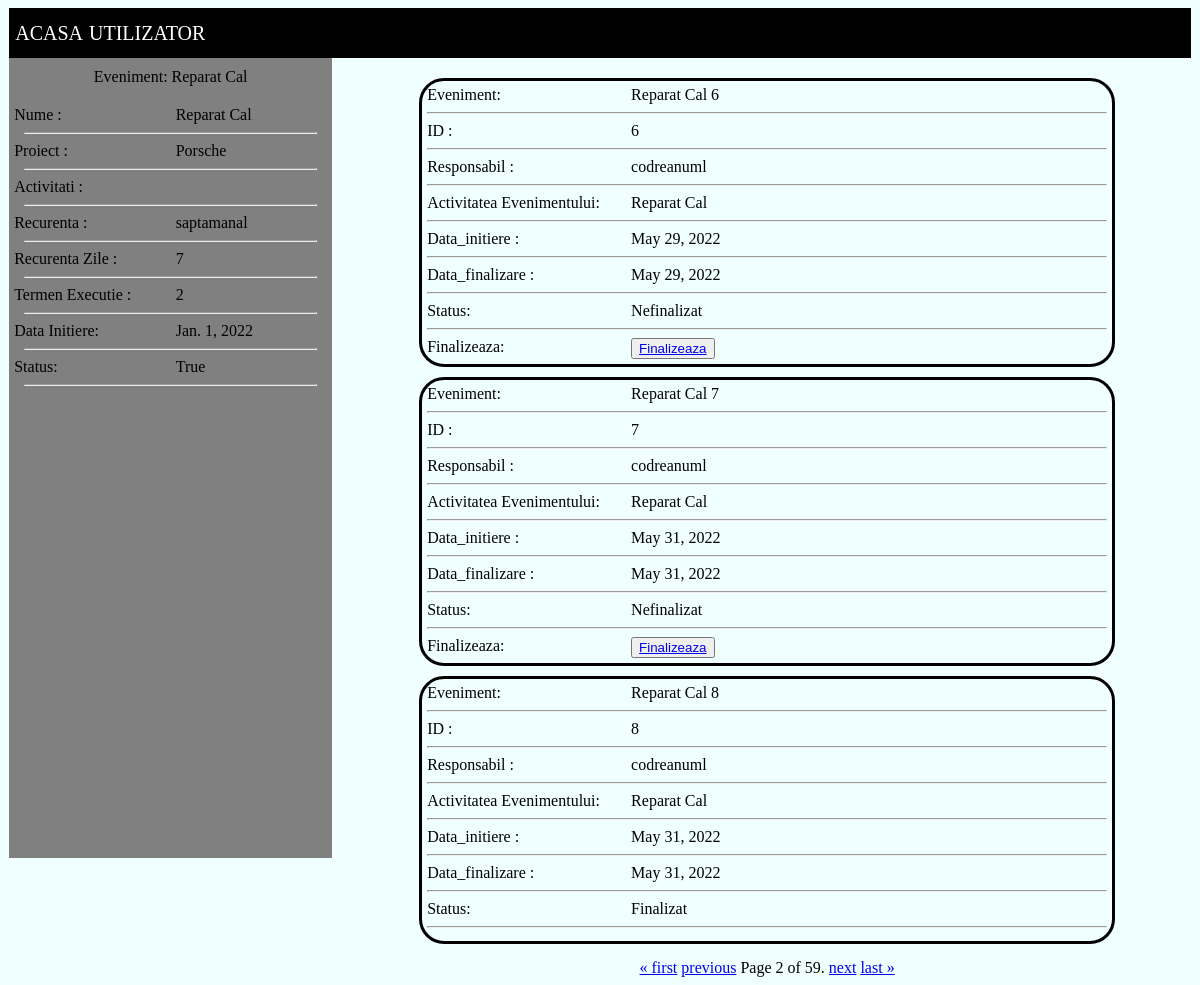
Screenshot of /events/eveniment_template/2/?page=2 (signed in) with the database file from the repository.
### EVENTS/models.py (models this page shows)
class Eveniment_Template(models.Model):
	nume = models.CharField(max_length=100)
	proiect=models.ForeignKey(Proiect,related_name='evenimente',on_delete=models.CASCADE)
	activitati_necesare=models.TextField(max_length=300)
	CHOICES=[('saptamanal', 'saptamanal') , ('lunar','lunar') , ('anual','anual') , ('2ani','2ani') ]
	recurenenta=models.CharField(choices=CHOICES,max_length=100)
	recurenenta_zile=models.IntegerField()
	zile_executie=models.IntegerField()
	an_choice=[(2022,2022),(2023,2023),(2024,2024),(2025,2025),(2026,2026),]
	luna_choice=[(1,1),(2,2),(3,3),(4,4),(5,5),(6,6),(7,7),(8,8),(9,9),(10,10),(11,11),(12,12)]
	zi_choice=[(1,1),(2,2),(3,3),(4,4),(5,5),(6,6),(7,7),(8,8),(9,9),(10,10),(11,11),(12,12),(13,13),(14,14),(15,15),(16,16),(17,17),(18,18),(19,19),(20,20),(21,21),(22,22),(23,23),(24,24),(25,25),(26,26),(27,27),(28,28)]
	an_incepere=models.IntegerField(choices=an_choice)
	luna_incepere=models.IntegerField(choices=luna_choice)
	zi_incepere=models.IntegerField(choices=zi_choice)
	data_initiere=models.DateField(null=True)
	status=models.BooleanField()
	def __str__(self):
		return self.nume

class Eveniment(models.Model):
	responsabil=models.ForeignKey(User,related_name='eveniment_inst',on_delete=models.CASCADE)
	eveniment_template=models.ForeignKey(Eveniment_Template,related_name='eveniment_obj',on_delete=models.CASCADE)
	data_initiere=models.DateField()
	data_finalizare=models.DateField(blank=True)
	status=models.BooleanField() # 1 deschis si nefinalizat 2 deschis si finalizat
	class Meta :
		ordering=['data_finalizare']

### PROJECTS/models.py (models this page shows)
class Proiect (models.Model):
	nume=models.CharField(max_length=30,unique=True)
	id_proiect=models.IntegerField(unique=True)
	descriere=models.CharField(max_length=100)
	def __str__(self):
		return self.nume

### EVENTS/views.py (the view)
# urls.py: path('eveniment_template/<int:eveniment_pk>/',EVENTS_VIEWS.detalii_eveniment_template,name='detalii_eveniment_template'),
@login_required
def detalii_eveniment_template(request,eveniment_pk):
	eveniment_querry=Eveniment_Template.objects.get(pk=eveniment_pk)
	eveniment_querry_instances_req=Eveniment.objects.filter(eveniment_template=eveniment_querry)
	paginator = Paginator(eveniment_querry_instances_req, 3) # Show 25 contacts per page.
	page_number = request.GET.get('page')
	eveniment_querry_instances = paginator.get_page(page_number)
	return render(request,'EVENTS/datalii_eveniment_template.html',{'eveniment':eveniment_querry,'evenimente_instance':eveniment_querry_instances})

### templates/EVENTS/datalii_eveniment_template.html (shortened to what this page needs)
{% extends 'EVENTS/template.html' %}
{% block content %}
<div class="container_detalii_eveniment">
<div class="container_left_detalii_eveniment">
    <div class="nume">Eveniment: {{eveniment.nume}}</div>
    	<div class="row">
			<div class="col_nume">Nume : </div>
			<div class="col_nume_val">{{eveniment.nume}}</div>
		</div>
		<hr/>
		<div class="row">
			<div class="col_nume">Proiect : </div>
			<div class="col_nume_val">{{eveniment.proiect}}</div>
		</div>
		<hr/>
		<div class="row">
			<div class="col_nume">Activitati : </div>
		</div>
		<hr/>
		<div class="row">
			<div class="col_nume">Recurenta : </div>
			<div class="col_nume_val">{{eveniment.recurenenta}}</div>
		</div>
		<hr/>
		<div class="row">
			<div class="col_nume">Recurenta Zile : </div>
			<div class="col_nume_val">{{eveniment.recurenenta_zile}}</div>
		</div>
		<hr/>
		<div class="row">
			<div class="col_nume">Termen Executie : </div>
			<div class="col_nume_val">{{eveniment.zile_executie}}</div>
		</div>
		<hr/>
		<div class="row">
			<div class="col_nume">Data Initiere: </div>
			<div class="col_nume_val">{{eveniment.data_initiere}}</div>
		</div>
		<hr/>
		<div class="row">
			<div class="col_nume">Status: </div>
			<div class="col_nume_val">{{eveniment.status}}</div>
		</div>
		<hr/>
</div>
<div class="container_right_detalii_eveniment">
{% for eveniment in evenimente_instance %}
    <div class="container_prezentare_eveniment">
        <div class="row">
            <div class="col_nume">Eveniment:  </div>
            <div class="col_nume_val">{{eveniment.eveniment_template}} {{eveniment.pk}} </div>
        </div>
        <hr/>
        <div class="row">
            <div class="col_nume">ID : </div>
            <div class="col_nume_val">{{eveniment.pk}}</div>
        </div>
        <hr/>
        <div class="row">
            <div class="col_nume">Responsabil : </div>
            <div class="col_nume_val">{{eveniment.responsabil}}</div>
        </div>
        <hr/>
        <div class="row">
            <div class="col_nume">Activitatea Evenimentului: </div>
            <div class="col_nume_val">{{eveniment.eveniment_template}}</div>
        </div>
        <hr/>
        <div class="row">
            <div class="col_nume">Data_initiere : </div>
            <div class="col_nume_val">{{eveniment.data_initiere}}</div>
        </div>
        <hr/>
        <div class="row">
            <div class="col_nume">Data_finalizare : </div>
            <div class="col_nume_val">{{eveniment.data_finalizare}}</div>
        </div>
        <hr/>
         <div class="row">
            <div class="col_nume">Status: </div>
            {% if eveniment.status == 0 %}
            <div class="col_nume_val">Nefinalizat</div>
            {% else %}
            <div class="col_nume_val">Finalizat</div>
            {% endif %}
        </div>
        <hr/>
        {% if eveniment.status == 0 %}
        <div class="row">
            <div class="col_nume">Finalizeaza:</div>
        <div class="col_nume_val">
                <button class="button_finalizeaza" ><a href="{% url 'EVENTS:finalizeaza_eveniment' eveniment.pk %}" >Finalizeaza</a></button>
        </div>
        </div>
         {% endif %}
</div>
{% endfor %}
<div class="pagination">
    <span class="step-links">
        {% if evenimente_instance.has_previous %}
            <a href="?page=1">&laquo; first</a>
            <a href="?page={{ evenimente_instance.previous_page_number }}">previous</a>
        {% endif %}
        <span class="current">
            Page {{ evenimente_instance.number }} of {{ evenimente_instance.paginator.num_pages }}.
        </span>
        {% if evenimente_instance.has_next %}
            <a href="?page={{ evenimente_instance.next_page_number }}">next</a>
            <a href="?page={{ evenimente_instance.paginator.num_pages }}">last &raquo;</a>
        {% endif %}
    </span>
</div>
</div>
</div>
{% endblock %}

### static/css/EVENTS/style.css (style rules this page uses)
body { background-color: #F0FFFF; }
.container_detalii_eveniment { display: flex; flex-direction: row; font-size: 16px; }
.container_left_detalii_eveniment { margin-left: 0.1vw; height: 100vh; width: 450px; background-color: grey; display: flex; flex-direction: column; }
.container_left_detalii_eveniment .nume { margin-top: 10px; width: 100%; display: flex; justify-content: center; margin-bottom: 20px; }
.container_left_detalii_eveniment .row { width: 100%; display: flex; justify-content:center; align-items: center; margin-left: 5px; }
.container_left_detalii_eveniment .row .col_nume { width: 50%; display: flex; justify-content:left; align-items: center; }
.container_left_detalii_eveniment .row .col_nume_val { width: 50%; display: flex; justify-content:left; align-items: center; }
.container_left_detalii_eveniment hr { width: 90%; }
.container_right_detalii_eveniment { width: 100%; margin-top: 10px; padding-left: 10px; display: flex; flex-direction: column; justify-content:left; align-items: center; }
.container_right_detalii_eveniment .container_prezentare_eveniment { width: 80%; border-style: solid; border-size: 2x; border-color: black; border-radius: 25px; margin-top: 10px; padding: 5px; }
.container_right_detalii_eveniment .container_prezentare_eveniment .row { width: 100%; display: flex; justify-content: center; }
.container_right_detalii_eveniment .container_prezentare_eveniment .col_nume { width: 30%; }
.container_right_detalii_eveniment .container_prezentare_eveniment .col_nume_val { width: 70%; }
.pagination { margin-top: 15px; }

### rows the page displays
Eveniment_Template: nume "Reparat Cal", proiect "Porsche", recurenenta "saptamanal", recurenenta_zile "7", zile_executie "2", data_initiere "Jan. 1, 2022", status "True"
Eveniment: eveniment_template "Reparat Cal", pk "6", responsabil "codreanuml", data_initiere "May 29, 2022", data_finalizare "May 29, 2022", status "Nefinalizat", shows "Finalizeaza:"
Eveniment: eveniment_template "Reparat Cal", pk "7", responsabil "codreanuml", data_initiere "May 31, 2022", data_finalizare "May 31, 2022", status "Nefinalizat", shows "Finalizeaza:"
Eveniment: eveniment_template "Reparat Cal", pk "8", responsabil "codreanuml", data_initiere "May 31, 2022", data_finalizare "May 31, 2022", status "Finalizat"

### other values shown
{{ evenimente_instance.number }} "2"
{{ evenimente_instance.paginator.num_pages }} "59"
